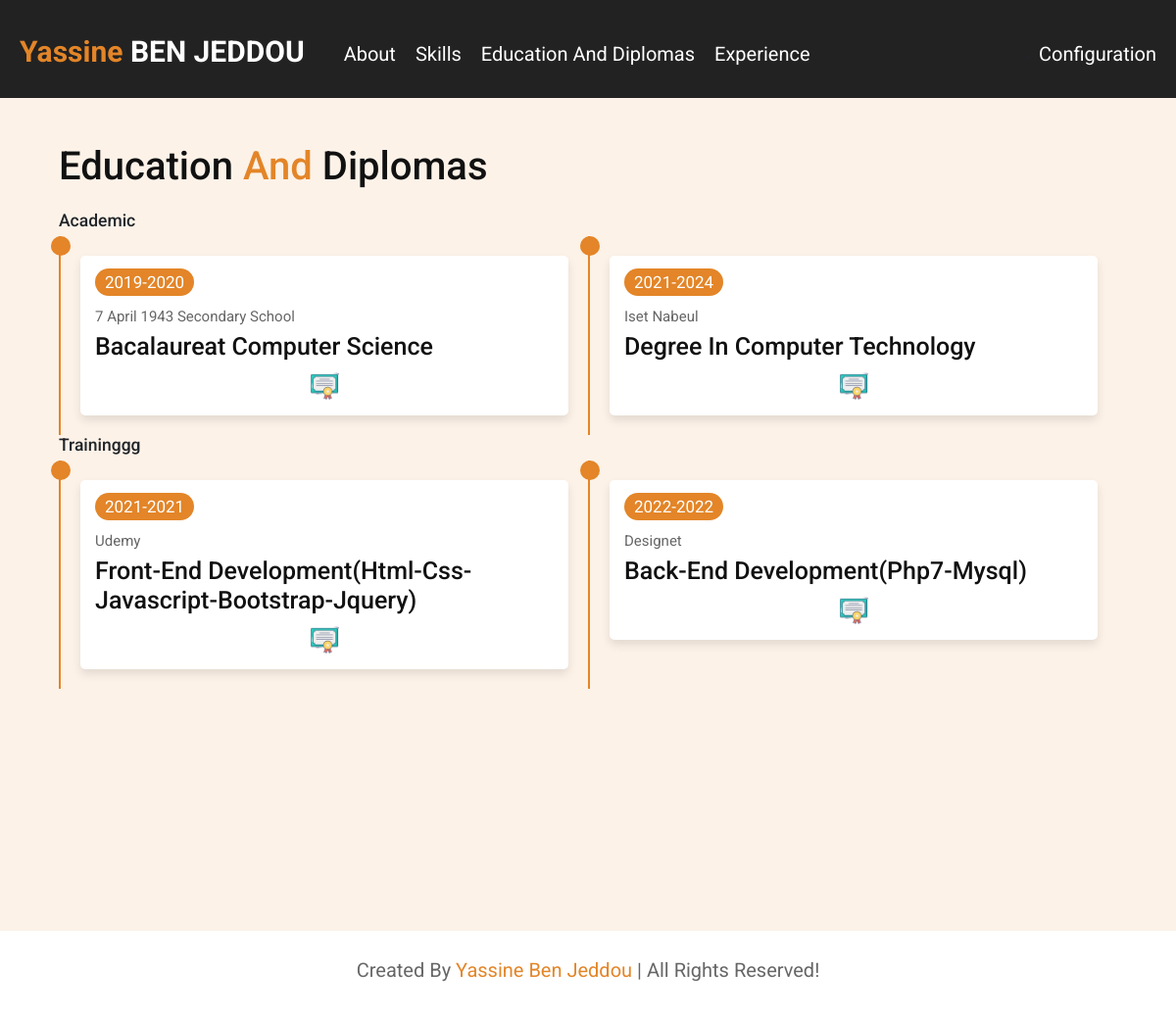
The app's page /cv/education/ with its own data.
### cv/models.py (models this page shows, shortened)
class Type(models.Model):
    libelle= models.CharField(max_length=50)

class Education(models.Model):
    x=[
        ('education','education'),
        ('training','training')
    ]
    libelle = models.CharField(max_length=100)
    beginDate=models.IntegerField()
    endDate=models.IntegerField()
    location=models.CharField(max_length=50)
    certificate=models.ImageField( upload_to="cv/static/certificates/", default="cv/static/certificates/certificate.png")
    type = models.ForeignKey('Type', on_delete=models.CASCADE,)

### cv/views.py (the view)
# urls.py: path('education', views.dashborad_education, name='dashboard_education'),
def education(request):
    template = loader.get_template('education.html')
    education=Education.objects.all().order_by('beginDate').values()
    types= Type.objects.all().values
    context = {
        'firstName': 'Yassine',
        'lastName': 'ben jeddou',
        'education':education,
        'types':types
    }
    return HttpResponse(template.render(context, request))

### cv/templates/education.html (shortened to what this page needs)
{% load static %}
<!DOCTYPE html>
<html lang="en">
<head>
    <link rel="stylesheet" href="{% static 'css/all.css' %}  ">
    <link rel="stylesheet" href="{% static 'css/bootstrap.css' %}">
    <link rel="stylesheet" href="{% static 'css/style.css' %}">
    <link rel="stylesheet" href="{% static 'css/animate.min.css' %}">
</head>
<body>
{% include "navBar.html" %}
<section class="experience" id="experience" >
    <h1>education <span>and </span>diplomas</h1>
    {% for t in types %}
    <h3 class="col-12">{{t.libelle}}</h3>
    <div class="experience_contaent col-12">
        {% for e in education %}
        {% if e.type_id == t.id  %}
        <div class="box">
            <div class="content">
                <span>{{e.beginDate}}-{{e.endDate}}</span>
                <p>{{e.location}}</p>
                <h3>{{e.libelle}}</h3>
                <div class="see-certificate"><a href="/{{e.certificate}}" target="_blank"><img src="{% static 'all-img/see-certificate.png' %}"  alt="" title="see Certificate"></a></div>
            </div>
        </div>
        {% endif %}
        {% endfor %}
        <br>
        {% endfor %}
    </div>
</section>
{% include 'footer.html' %}
</body>
</html>

### cv/templates/navBar.html
<header class="d-block">
    <a href="#" class="logo f-left" > <span>{{firstName}}</span> {{lastName}} </a>
    <nav class="mt-5 mt-md-0">
        <ul>
            <li class="f-left"><a href="{% url 'about' %}">about</a></li>
            <li class="f-left"><a href="{% url 'skills' %}">skills</a></li>
            <li class="f-left"><a href="{% url 'education' %}">education and diplomas</a></li>
            <li class="f-left"><a href="{% url 'experience' %}">experience</a></li>
        </ul>
        <ul class="config">
<li><a href="{% url 'connect' %}">Configuration</a></li>
        </ul>
    </nav>
</header>

### cv/templates/footer.html
<footer><p>Created By <span>{{firstName}} {{lastName}} </span>| All Rights Reserved!</p></footer>

### cv/static/css/style.css (style rules this page uses)
:root { --main-color:#e38528; --white-color: #fff; }
* { font-family: 'Roboto', sans-serif; margin:0; padding:0; box-sizing: border-box; outline: none; border:none; text-transform: capitalize; transition: all .2s linear; line-height: 1.5; }
html { font-size: 62.5%; overflow-x: hidden; scroll-behavior: smooth; }
body { background: #fcf2e8; padding-left: 30rem; }
section { padding:1rem 5%; min-height: 100vh; }
header { width: 30rem; background-color: #222; position: fixed; left: 0; bottom: 0; top: 0; right: 0; display: flex; align-items: center; justify-content: space-around; z-index: 999; flex-flow: column; padding: 8rem 2rem; text-align: center; }
header .logo { text-transform: uppercase; color:var(--white-color); font-size: 3rem; font-weight: bolder; text-decoration: none; }
header .logo span { color: var(--main-color); }
header nav a { display: block; text-decoration: none; font-size: 2rem; margin: 2rem 0; color:var(--white-color); }
h1 { font-size: 4rem; padding-bottom: 1rem; color:#111; }
h1 span { color: var(--main-color); }
.experience { margin-top: 70px; }
.experience_contaent { display: flex; flex-wrap: wrap; }
.experience_contaent .box { position: relative; flex: 1 1 33rem; padding: 2rem ; border-left: .2rem solid var(--main-color); }
.experience_contaent .box::before { content: ''; position: absolute; top: 0; left: -1rem; height:2rem; width:2rem; border-radius: 50%; background:var(--main-color); }
.experience_contaent .box .content { background: var(--white-color); padding: 1.5rem; box-shadow: 0 .5rem 1rem rgba(0,0,0,.1); border-radius: .5rem; }
.experience_contaent .box .content span { color:var(--white-color); font-size: 1.7rem; background:var(--main-color); border-radius: 50rem; padding:.4rem 1rem; }
.experience_contaent .box .content p { margin-bottom: 0px; margin-top: 10px; }
.experience_contaent .box h3 { font-size: 2.5rem; padding:.5rem 0; color:#111; }
.experience_contaent .box p { font-size: 1.5rem; color:#666; }
footer { margin-top: 2rem; font-size: 2rem; padding:2.5rem; text-align: center; color:#666; background: #fff; }
footer span { color:var(--main-color); }
@media (min-width:1050px) { .experience { margin-top: 130px; } }
@media (min-width:1050px) { header { width: 100%!important; background-color: #222; position: fixed; left:0; bottom:0; top: 0; right: 0; display: block!important; align-items:center; justify-content: space-around; z-index: 999; flex-flow: column; padding: 20px!important; text-align: center; height: 100px; } }
@media (min-width:1050px) { .config { position: fixed; right: 20px; } }
@media (min-width:1050px) { .f-left { float: left; display: inline-block; margin-right: 20px; } }
@media (min-width:1050px) { body { padding-left: 0px!important; } }
@media (min-width:1050px) { ul { margin-bottom: 0px!important; } }
@media (min-width:1050px) { .logo { margin-right: 40px; margin-top: 10px; } }
.see-certificate { text-align: center; }
.see-certificate img { height: 30px; width: 30px; }

### records on screen
Type: libelle "Academic"
Education: beginDate "2019", endDate "2020", location "7 April 1943 Secondary School", libelle "Bacalaureat Computer Science"
Education: beginDate "2021", endDate "2024", location "Iset Nabeul", libelle "Degree In Computer Technology"
Type: libelle "Traininggg"
Education: beginDate "2021", endDate "2021", location "Udemy", libelle "Front-End Development(Html-Css-Javascript-Bootstrap-Jquery)"
Education: beginDate "2022", endDate "2022", location "Designet", libelle "Back-End Development(Php7-Mysql)"

### other values on screen
{{ firstName }} "Yassine"
{{ lastName }} "BEN JEDDOU"
{{ lastName }} "Ben Jeddou"
